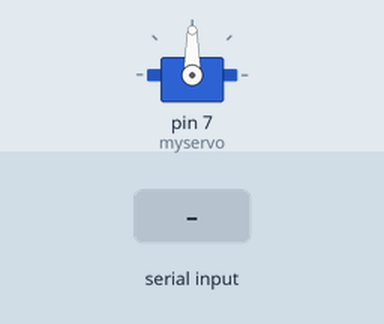
The sketch below on a simulated Arduino Mega 2560, built with avr-gcc and run on an emulated ATmega2560. On the bench: servo. Inputs (shaded band) come from the test bench. What the sketch prints to the serial monitor is not drawn.

Above: at 1.2 s.
1.3 s: "30,150\n" received over the second serial link
At 2.4 s:
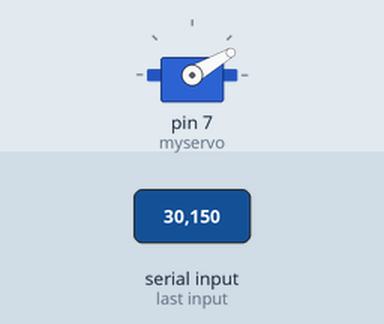
2.8 s: "5\n" received over the second serial link
At 3.5 s:
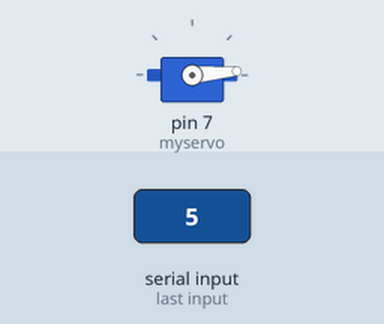
4.3 s: "200\n" received over the second serial link
At 4.8 s:
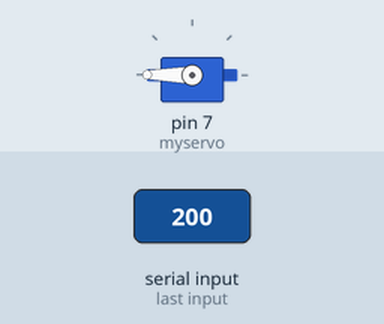
Timing chart, 0 to 7.3 s (numbered marks = the images above; inputs shaded):
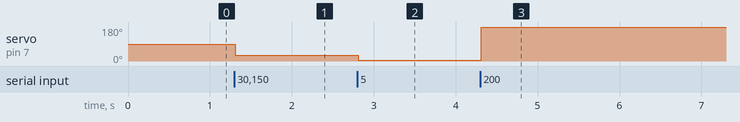

Measured:
- after the input at 1.3 s, servo on pin 7 (myservo): 90° → 30° at once
- after the input at 2.8 s, servo on pin 7 (myservo): 30° → 5° at once
- after the input at 4.3 s, servo on pin 7 (myservo): 5° → 180° at once

The sketch:

SLAVE.ino
```cpp
#include <Servo.h>

char input_chars[6];

Servo myservo;

void setup() {
  //Setup a dummy servo for debugging
  myservo.attach(7);
  //Setup serial communication with computer
  Serial.begin(9600);
  //Setup communication with other arduino
  Serial1.begin(115200);
  //Send a pulse over to other arduino
  Serial1.println('1');
}

void loop() {
  //Check for data from other arduino
  if (Serial1.available()) {
    Serial.println("Data received from other arduino");
    int ctr = 0;
    for (int i = 0;i<6;i++) {
      input_chars[i] = ' ';
    }
    while (Serial1.available()) {
      input_chars[ctr] = Serial1.read();
      ctr++;
      delay(0.5);
    }
    Serial.print("Raw characters = ");
    Serial.println(input_chars);
    //Convert number to string
    String received_string = String(input_chars);
    //Then to an int
    int servo_command = int(received_string.toFloat());
    Serial.print("Command = ");
    Serial.println(servo_command);
    Serial1.flush();
    while(Serial1.available()) {
      char d = Serial1.read();
    }
    myservo.write(servo_command);
    //Notify other arduino that all is good
    Serial1.println('1');
    Serial1.flush();
  }
}
```
